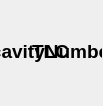
<?xml version="1.0" encoding="UTF-8"?>
<ui version="4.0">
 <class>Form</class>
 <widget class="QWidget" name="Form">
  <property name="geometry">
   <rect>
    <x>0</x>
    <y>0</y>
    <width>103</width>
    <height>106</height>
   </rect>
  </property>
  <property name="sizePolicy">
   <sizepolicy hsizetype="MinimumExpanding" vsizetype="MinimumExpanding">
    <horstretch>0</horstretch>
    <verstretch>0</verstretch>
   </sizepolicy>
  </property>
  <property name="windowTitle">
   <string>Form</string>
  </property>
  <widget class="QWidget" name="widgetContainer" native="true">
   <property name="geometry">
    <rect>
     <x>-4</x>
     <y>2</y>
     <width>106</width>
     <height>102</height>
    </rect>
   </property>
   <property name="sizePolicy">
    <sizepolicy hsizetype="MinimumExpanding" vsizetype="MinimumExpanding">
     <horstretch>0</horstretch>
     <verstretch>0</verstretch>
    </sizepolicy>
   </property>
   <property name="minimumSize">
    <size>
     <width>100</width>
     <height>100</height>
    </size>
   </property>
   <widget class="PyDMDrawingPolygon" name="cavityShape">
    <property name="geometry">
     <rect>
      <x>3</x>
      <y>-1</y>
      <width>100</width>
      <height>100</height>
     </rect>
    </property>
    <property name="sizePolicy">
     <sizepolicy hsizetype="MinimumExpanding" vsizetype="MinimumExpanding">
      <horstretch>0</horstretch>
      <verstretch>0</verstretch>
     </sizepolicy>
    </property>
    <property name="minimumSize">
     <size>
      <width>0</width>
      <height>100</height>
     </size>
    </property>
    <property name="toolTip">
     <string/>
    </property>
    <property name="accessibleName">
     <string>${cavity_Shape}</string>
    </property>
    <property name="styleSheet">
     <string notr="true"/>
    </property>
    <property name="rules" stdset="0">
     <string>[]</string>
    </property>
    <property name="brush" stdset="0">
     <brush brushstyle="SolidPattern">
      <color alpha="255">
       <red>255</red>
       <green>255</green>
       <blue>255</blue>
      </color>
     </brush>
    </property>
    <property name="penStyle" stdset="0">
     <enum>Qt::SolidLine</enum>
    </property>
    <property name="penColor" stdset="0">
     <color>
      <red>0</red>
      <green>0</green>
      <blue>0</blue>
     </color>
    </property>
    <property name="penWidth" stdset="0">
     <double>5.000000000000000</double>
    </property>
    <property name="rotation" stdset="0">
     <double>0.000000000000000</double>
    </property>
    <property name="numberOfPoints" stdset="0">
     <number>4</number>
    </property>
   </widget>
   <widget class="PyDMLabel" name="TLC_Label">
    <property name="geometry">
     <rect>
      <x>33</x>
      <y>36</y>
      <width>43</width>
      <height>26</height>
     </rect>
    </property>
    <property name="sizePolicy">
     <sizepolicy hsizetype="MinimumExpanding" vsizetype="MinimumExpanding">
      <horstretch>0</horstretch>
      <verstretch>0</verstretch>
     </sizepolicy>
    </property>
    <property name="font">
     <font>
      <pointsize>14</pointsize>
      <weight>75</weight>
      <bold>true</bold>
     </font>
    </property>
    <property name="toolTip">
     <string/>
    </property>
    <property name="accessibleName">
     <string>${TLC_Text}</string>
    </property>
    <property name="text">
     <string>TLC</string>
    </property>
    <property name="alignment">
     <set>Qt::AlignCenter</set>
    </property>
   </widget>
   <widget class="PyDMLabel" name="cavity_Number">
    <property name="geometry">
     <rect>
      <x>-50</x>
      <y>36</y>
      <width>205</width>
      <height>26</height>
     </rect>
    </property>
    <property name="sizePolicy">
     <sizepolicy hsizetype="MinimumExpanding" vsizetype="MinimumExpanding">
      <horstretch>0</horstretch>
      <verstretch>0</verstretch>
     </sizepolicy>
    </property>
    <property name="minimumSize">
     <size>
      <width>0</width>
      <height>25</height>
     </size>
    </property>
    <property name="font">
     <font>
      <pointsize>14</pointsize>
      <weight>75</weight>
      <bold>true</bold>
     </font>
    </property>
    <property name="toolTip">
     <string/>
    </property>
    <property name="accessibleName">
     <string>${cavityNumberName}</string>
    </property>
    <property name="text">
     <string>${cavityNumber}</string>
    </property>
    <property name="alignment">
     <set>Qt::AlignCenter</set>
    </property>
   </widget>
   <widget class="PyDMDrawingRectangle" name="squareCavity">
    <property name="geometry">
     <rect>
      <x>3</x>
      <y>-1</y>
      <width>100</width>
      <height>100</height>
     </rect>
    </property>
    <property name="sizePolicy">
     <sizepolicy hsizetype="MinimumExpanding" vsizetype="MinimumExpanding">
      <horstretch>0</horstretch>
      <verstretch>0</verstretch>
     </sizepolicy>
    </property>
    <property name="minimumSize">
     <size>
      <width>0</width>
      <height>100</height>
     </size>
    </property>
    <property name="toolTip">
     <string/>
    </property>
    <property name="brush" stdset="0">
     <brush brushstyle="SolidPattern">
      <color alpha="255">
       <red>255</red>
       <green>255</green>
       <blue>255</blue>
      </color>
     </brush>
    </property>
    <property name="penStyle" stdset="0">
     <enum>Qt::SolidLine</enum>
    </property>
    <property name="penWidth" stdset="0">
     <double>5.000000000000000</double>
    </property>
   </widget>
   <zorder>cavityShape</zorder>
   <zorder>squareCavity</zorder>
   <zorder>TLC_Label</zorder>
   <zorder>cavity_Number</zorder>
  </widget>
 </widget>
 <customwidgets>
  <customwidget>
   <class>PyDMLabel</class>
   <extends>QLabel</extends>
   <header>pydm.widgets.label</header>
  </customwidget>
  <customwidget>
   <class>PyDMDrawingRectangle</class>
   <extends>QWidget</extends>
   <header>pydm.widgets.drawing</header>
  </customwidget>
  <customwidget>
   <class>PyDMDrawingPolygon</class>
   <extends>QWidget</extends>
   <header>pydm.widgets.drawing</header>
  </customwidget>
 </customwidgets>
 <resources/>
 <connections/>
</ui>
